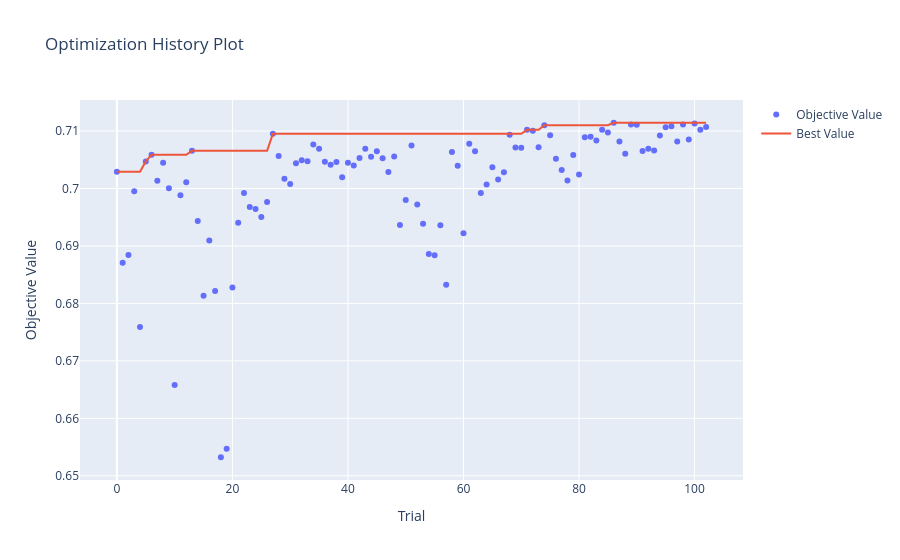
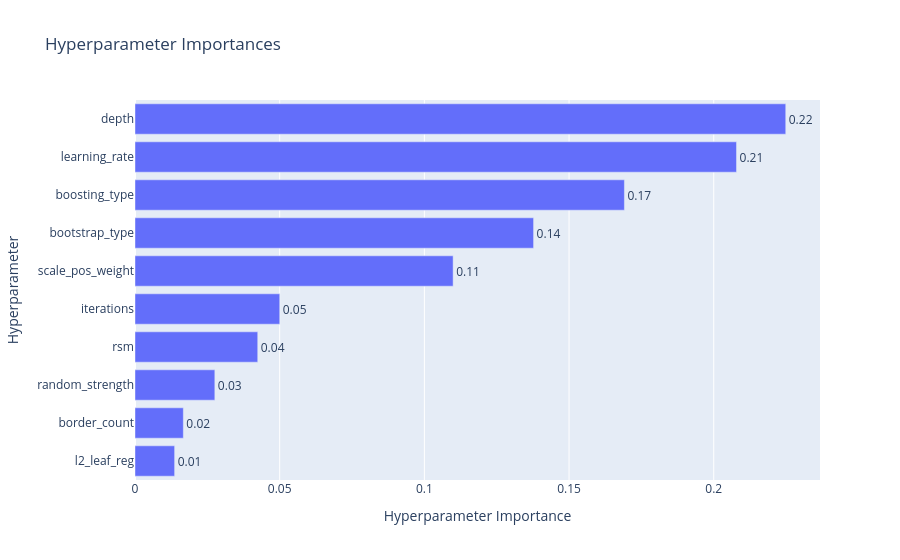

Notebook source saved alongside these figures, in order:
### Markdown cell above
### 100k

### Code cell
import optuna
import numpy as np
import warnings
from catboost import CatBoostClassifier
from sklearn.metrics import roc_auc_score
from sklearn.model_selection import TimeSeriesSplit
from optuna.visualization import (
    plot_optimization_history, 
    plot_param_importances, 
    plot_parallel_coordinate
)
from optuna.samplers import TPESampler

# Parameter tuning settings

timeout_seconds = 60*60*3
no_improvement_trials = 100

# Split the 100k dataset to evaluate on holdout after tuning

X_tuning = train_100k_X.head(80000)
y_tuning = train_100k_y_cat.head(80000)
X_val_holdout = train_100k_X.tail(20000)
y_val_holdout = train_100k_y_cat.tail(20000)

def objective_catboost(trial):
    params = {
        "iterations": trial.suggest_int("iterations", 100, 1000), # Number of boosting rounds (equivalent to n_estimators)
        "learning_rate": trial.suggest_float("learning_rate", 0.005, 0.2, log=True), # Step size
        "depth": trial.suggest_int("depth", 2, 10), # Max tree depth. Low to reduce overfitting on small datasets
        "l2_leaf_reg": trial.suggest_float("l2_leaf_reg", 1e-8, 100.0, log=True), # L2 regularization (equivalent to reg_lambda/reg_alpha)
        "random_strength": trial.suggest_float("random_strength", 1e-3, 10.0, log=True), # Amount of randomness in scoring splits
        "rsm": trial.suggest_float("rsm", 0.2, 1.0), # Random subspace method (feature subsampling, equivalent to colsample_bytree)
        "border_count": trial.suggest_int("border_count", 64, 254), # Max bins for continuous features (equivalent to max_bin)
        "scale_pos_weight": trial.suggest_float("scale_pos_weight", 2.0, 10.0), # Class balancing weight for imbalanced target
        "objective": "Logloss", # Binary classification objective
        "random_seed": 42, # Fixed seed for reproducibility
        "thread_count": 1, # Use single thread to avoid issues with parallelism in Optuna (equivalent to n_jobs)
        "verbose": False, # Suppress CatBoost output
        "boosting_type": trial.suggest_categorical("boosting_type", ["Plain", "Ordered"]), # Boosting type
        "bootstrap_type": trial.suggest_categorical("bootstrap_type", ["Bayesian", "Bernoulli", "MVS"]), # Bootstrap method for sampling data
        "cat_features": cat_cols, # Categorical features
        "verbose": False, # Suppress CatBoost output
    }

    if params["boosting_type"] == "Ordered": # Ordered boosting
        params["grow_policy"] = "SymmetricTree" # Growth of trees
    else:
        params["grow_policy"] = trial.suggest_categorical("grow_policy", ["SymmetricTree", "Depthwise", "Lossguide"]) # Growth of trees
  
    if params["grow_policy"] == "Lossguide": # Lossguide grow policy
        params["max_leaves"] = trial.suggest_int("max_leaves", 5, 512) # Max leaves per tree. Low to prevent memorizing small data
        params["min_data_in_leaf"] = trial.suggest_int("min_data_in_leaf", 10, 500) # Min data in one leaf (equivalent to min_child_samples)
        params["score_function"] = "L2" # Scoring function for split quality
    elif params["grow_policy"] == "Depthwise": # Depthwise grow policy
        params["min_data_in_leaf"] = trial.suggest_int("min_data_in_leaf", 10, 500) # Min data in one leaf (equivalent to min_child_samples)
        params["score_function"] = trial.suggest_categorical("score_function", ["L2", "Cosine"]) # Scoring function for split quality
    else:
        params["score_function"] = trial.suggest_categorical("score_function", ["L2", "Cosine"]) # Scoring function for split quality

    if params["bootstrap_type"] == "Bayesian": # Bayesian bootstrap
        params["bagging_temperature"] = trial.suggest_float("bagging_temperature", 0, 10) # Intensity of Bayesian bootstrap
    else:
        params["subsample"] = trial.suggest_float("subsample", 0.2, 1.0) # Subsample ratio
        
    
    tscv = TimeSeriesSplit(n_splits=5) # TimeSeriesSplit to respect temporal order of data 5 splits for 5-fold CV
    cv_scores = []
    
    for train_idx, val_idx in tscv.split(X_tuning): # 5-fold CV cycle
        X_tr, X_val = X_tuning.iloc[train_idx], X_tuning.iloc[val_idx]
        y_tr, y_val = y_tuning.iloc[train_idx], y_tuning.iloc[val_idx]
        
        
        model = CatBoostClassifier(**params)
        
        with warnings.catch_warnings():
            warnings.simplefilter("ignore")
            model.fit(
                X_tr,
                y_tr
            )
        
        preds = model.predict_proba(X_val)[:, 1]
        cv_scores.append(roc_auc_score(y_val, preds))
        
    return np.mean(cv_scores)

def stop_optuna(study, trial): # Custom callback to stop optimization if no improvement in best AUC for a certain number of trials
    if study.best_trial.number + no_improvement_trials <= trial.number:
        print(f"\n[Early Stop] No improvement in {no_improvement_trials} trials. Stopping optimization.")
        study.stop()

study_catboost = optuna.create_study(direction="maximize", sampler=optuna.samplers.TPESampler(seed=42))
study_catboost.optimize(objective_catboost, timeout=timeout_seconds, n_jobs=-1, callbacks=[stop_optuna])

print("\n" + "="*40)
print(f"BEST AUC: {study_catboost.best_value:.4f}")
print("BEST PARAMETERS:")

print("best_params = {")
for k, v in study_catboost.best_params.items():
    if isinstance(v, str):
        print(f'    "{k}": "{v}",')
    else:
        print(f'    "{k}": {v},')
print("}")

print("\n--- PARAMETER IMPORTANCE ---")
importances = optuna.importance.get_param_importances(study_catboost)
for param, importance in importances.items():
    print(f"  {param:20}: {importance:.4f}")
print("="*40)


fig1 = plot_optimization_history(study_catboost)
fig1.show()
    
fig2 = plot_param_importances(study_catboost)
fig2.show()
    
fig3 = plot_parallel_coordinate(
    study_catboost, 
    params=[
        "iterations",
        "learning_rate",
        "depth",
        "l2_leaf_reg",
        "random_strength",
        "rsm",
        "border_count",
        "scale_pos_weight",
        "boosting_type",
        "bootstrap_type",
        "grow_policy"
    ]
)
fig3.show()
    
fig1.write_html("hyperparameter_tuning/CatBoost/Classification/optuna_catboost_100k_history.html")
fig2.write_html("hyperparameter_tuning/CatBoost/Classification/optuna_catboost_100k_importance.html")
fig3.write_html("hyperparameter_tuning/CatBoost/Classification/optuna_catboost_100k_parallel.html")

### Figure 1 — Plotly figure (JSON) as saved in the notebook; plotly's stock layout.template omitted (floating-point values rounded to 4 significant figures)
{"data": [{"mode": "markers", "name": "Objective Value", "type": "scatter", "x": [0, 1, 2, 3, 4, 5, 6, 7, 8, 9, 10, 11, 12, 13, 14, 15, 16, 17, 18, 19, 20, 21, 22, 23, 24, 25, 26, 27, 28, 29, 30, 31, 32, 33, 34, 35, 36, 37, 38, 39, 40, 41, 42, 43, 44, 45, 46, 47, 48, 49, 50, 51, 52, 53, 54, 55, 56, 57, 58, 59, 60, 61, 62, 63, 64, 65, 66, 67, 68, 69, 70, 71, 72, 73, 74, 75, 76, 77, 78, 79, 80, 81, 82, 83, 84, 85, 86, 87, 88, 89, 90, 91, 92, 93, 94, 95, 96, 97, 98, 99, 100, 101, 102], "y": [0.7029, 0.6871, 0.6884, 0.6995, 0.6759, 0.7047, 0.7059, 0.7013, 0.7045, 0.7, 0.6658, 0.6988, 0.7011, 0.7066, 0.6944, 0.6813, 0.691, 0.6822, 0.6532, 0.6547, 0.6828, 0.694, 0.6992, 0.6968, 0.6964, 0.695, 0.6976, 0.7095, 0.7057, 0.7017, 0.7008, 0.7044, 0.7049, 0.7048, 0.7076, 0.7069, 0.7047, 0.7041, 0.7046, 0.7019, 0.7045, 0.704, 0.7053, 0.7069, 0.7055, 0.7065, 0.7053, 0.7029, 0.7056, 0.6937, 0.698, 0.7075, 0.6972, 0.6939, 0.6886, 0.6884, 0.6936, 0.6832, 0.7064, 0.704, 0.6922, 0.7078, 0.7065, 0.6992, 0.7007, 0.7037, 0.7016, 0.7028, 0.7094, 0.7071, 0.7071, 0.7102, 0.71, 0.7072, 0.711, 0.7093, 0.7052, 0.7032, 0.7014, 0.7058, 0.7024, 0.7089, 0.709, 0.7084, 0.7102, 0.7098, 0.7114, 0.7082, 0.706, 0.7111, 0.7111, 0.7065, 0.7069, 0.7066, 0.7092, 0.7107, 0.7108, 0.7082, 0.7112, 0.7085, 0.7113, 0.7102, 0.7107]}, {"mode": "lines", "name": "Best Value", "type": "scatter", "x": [0, 1, 2, 3, 4, 5, 6, 7, 8, 9, 10, 11, 12, 13, 14, 15, 16, 17, 18, 19, 20, 21, 22, 23, 24, 25, 26, 27, 28, 29, 30, 31, 32, 33, 34, 35, 36, 37, 38, 39, 40, 41, 42, 43, 44, 45, 46, 47, 48, 49, 50, 51, 52, 53, 54, 55, 56, 57, 58, 59, 60, 61, 62, 63, 64, 65, 66, 67, 68, 69, 70, 71, 72, 73, 74, 75, 76, 77, 78, 79, 80, 81, 82, 83, 84, 85, 86, 87, 88, 89, 90, 91, 92, 93, 94, 95, 96, 97, 98, 99, 100, 101, 102], "y": [0.7029, 0.7029, 0.7029, 0.7029, 0.7029, 0.7047, 0.7059, 0.7059, 0.7059, 0.7059, 0.7059, 0.7059, 0.7059, 0.7066, 0.7066, 0.7066, 0.7066, 0.7066, 0.7066, 0.7066, 0.7066, 0.7066, 0.7066, 0.7066, 0.7066, 0.7066, 0.7066, 0.7095, 0.7095, 0.7095, 0.7095, 0.7095, 0.7095, 0.7095, 0.7095, 0.7095, 0.7095, 0.7095, 0.7095, 0.7095, 0.7095, 0.7095, 0.7095, 0.7095, 0.7095, 0.7095, 0.7095, 0.7095, 0.7095, 0.7095, 0.7095, 0.7095, 0.7095, 0.7095, 0.7095, 0.7095, 0.7095, 0.7095, 0.7095, 0.7095, 0.7095, 0.7095, 0.7095, 0.7095, 0.7095, 0.7095, 0.7095, 0.7095, 0.7095, 0.7095, 0.7095, 0.7102, 0.7102, 0.7102, 0.711, 0.711, 0.711, 0.711, 0.711, 0.711, 0.711, 0.711, 0.711, 0.711, 0.711, 0.711, 0.7114, 0.7114, 0.7114, 0.7114, 0.7114, 0.7114, 0.7114, 0.7114, 0.7114, 0.7114, 0.7114, 0.7114, 0.7114, 0.7114, 0.7114, 0.7114, 0.7114]}, {"marker": {"color": "#cccccc"}, "mode": "markers", "name": "Infeasible Trial", "showlegend": false, "type": "scatter", "x": [], "y": []}], "layout": {"title": {"text": "Optimization History Plot"}, "xaxis": {"title": {"text": "Trial"}}, "yaxis": {"title": {"text": "Objective Value"}}}}

### Figure 2 — Plotly figure (JSON) as saved in the notebook; plotly's stock layout.template omitted (floating-point values rounded to 4 significant figures)
{"data": [{"cliponaxis": false, "hovertemplate": ["l2_leaf_reg (FloatDistribution): 0.013696120868152587<extra></extra>", "border_count (IntDistribution): 0.016701237942924465<extra></extra>", "random_strength (FloatDistribution): 0.027592005521749154<extra></extra>", "rsm (FloatDistribution): 0.042417084770361706<extra></extra>", "iterations (IntDistribution): 0.050022315190040904<extra></extra>", "scale_pos_weight (FloatDistribution): 0.10993818196385155<extra></extra>", "bootstrap_type (CategoricalDistribution): 0.13774200911033105<extra></extra>", "boosting_type (CategoricalDistribution): 0.16913083653343802<extra></extra>", "learning_rate (FloatDistribution): 0.20787342736751413<extra></extra>", "depth (IntDistribution): 0.22488678073163668<extra></extra>"], "name": "Objective Value", "orientation": "h", "text": ["0.01", "0.02", "0.03", "0.04", "0.05", "0.11", "0.14", "0.17", "0.21", "0.22"], "textposition": "outside", "type": "bar", "x": [0.0137, 0.0167, 0.02759, 0.04242, 0.05002, 0.1099, 0.1377, 0.1691, 0.2079, 0.2249], "y": ["l2_leaf_reg", "border_count", "random_strength", "rsm", "iterations", "scale_pos_weight", "bootstrap_type", "boosting_type", "learning_rate", "depth"]}], "layout": {"title": {"text": "Hyperparameter Importances"}, "xaxis": {"title": {"text": "Hyperparameter Importance"}}, "yaxis": {"title": {"text": "Hyperparameter"}}}}
